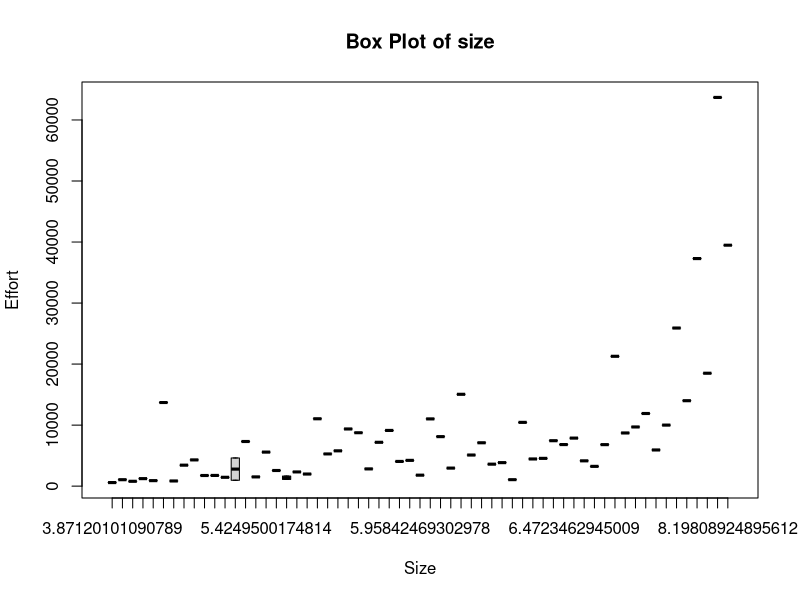
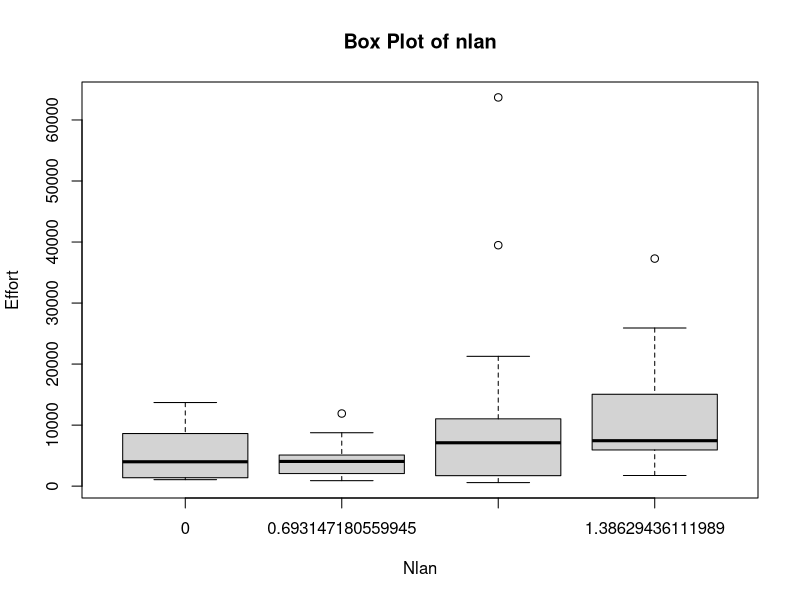

Write the R code that produced these figures, in order.
# Read the dataset
dataset <- read.csv("data/software_cost_projects.csv", header = TRUE)

# Convert t01 to a factor variable
dataset$t01 <- factor(dataset$t01, levels = c("very low", "low", "medium", "high", "very high"))

dataset$size <- log(dataset$size)
png("boxplot_size.png")
boxplot(effort ~ size, data = dataset, main = "Box Plot of size", ylab = "Effort", xlab = "Size")
dev.off()


dataset$nlan <- log(dataset$nlan)
png("boxplot_nlan.png")
boxplot(effort ~ nlan, data = dataset, main = "Box Plot of nlan", ylab = "Effort", xlab = "Nlan")
dev.off()